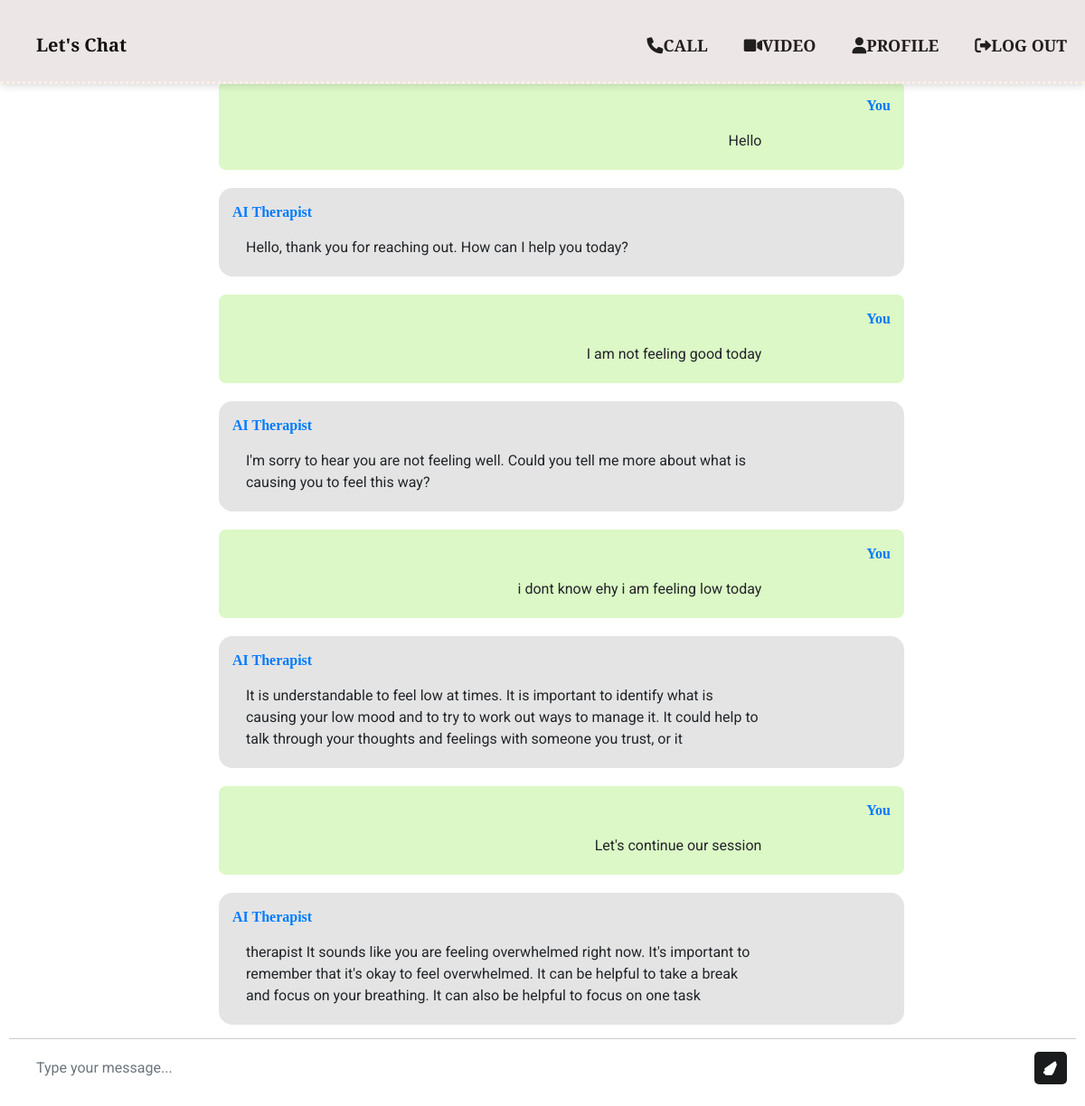
The app's page / (signed in) with its own data.
### chatapp/models.py (models this page shows, shortened)
class Chat(models.Model):
    user = models.ForeignKey(CustomUser, on_delete=models.CASCADE)
    message = models.TextField()
    response = models.TextField()
    created_at = models.DateTimeField(auto_now_add=True)

### chatapp/views.py (the view)
# urls.py: path('', views.main, name='main'),
@login_required(login_url='login')
def main(request):
    chats = Chat.objects.filter(user=request.user)
    if request.method == 'POST':
        message = request.POST.get('message')
        response = ask_openai(message)
        chat = Chat.objects.create(user=request.user, message=message, response=response, created_at=timezone.now())
        chat.save()
        return JsonResponse({'message': message, 'response':response})
    return render(request, 'chat.html',{'chats':chats, 'user':request.user })

### templates/chat.html (shortened to what this page needs)
{% extends 'base.html' %}
{% block content %}
<div class="chat-container">
  <div class="chat-card">
      <div class="chat-header">
          <div class="chat-title">Let's Chat</div>
          <div class="navigation-menu">
            <a href="#" class="navigation-option" onclick="unavail()"><i class="fas fa-phone"></i>CALL</a>
            <a href="#" class="navigation-option" onclick="unavail()"><i class="fas fa-video"></i>VIDEO</a>
            <a href="profile" class="navigation-option"><i class="fas fa-user"></i>PROFILE</a>
            <a href="logout" class="navigation-option"><i class="fas fa-sign-out-alt"></i>LOG OUT</a>
          </div>
      </div>
      <div class="chat-body">
        <ul class="messages-stack">
          {% for chat in chats %}
            {% if chat.user == request.user %}
              <li class="message user-message">
                  <div class="message-sender">
                    <b>You</b>
                  </div>
                  <div class="message-content">
                    {{chat.message}}
                  </div>
              </li>
              <li class="message bot-message">
                <div class="message-sender">
                  <b>AI Therapist</b>
                </div>
                <div class="message-content">
                  {{chat.response}}
                </div>
              </li>
            {% endif %}
          {% endfor %}
        </ul>
      </div>
  </div>
  <div class="chat-footer">
      <form class="message-form">
          <div class="message-input-container">
              <input type="text" class="form-control message-input" placeholder="Type your message...">
              <div class="send-icon" >
              </div>
          </div>
      </form>
  </div>
</div>
{% endblock %}

### templates/chat.html (style rules this page uses)
body, html { height: 100%; margin: 0; font-family: 'Cinzel', serif; }
.chat-container { height: 100%; width: 66.67%; display: flex; flex-direction: column; justify-content: flex-start; align-items: center; margin: 0 auto; }
.chat-card { width: 100%; border-radius: 10px; display: flex; flex-direction: column; padding-top: 10px; margin-top: 10px; overflow-y: auto; max-height: calc(100% - 80px); }
.chat-header { display: flex; width: 100%; justify-content: space-between; align-items: center; color: #131212; font-weight: bold; }
.chat-header { position: absolute; margin-left: 20px; padding-left: 30px; padding-top: 25px; padding-bottom: 15px; right: 0; top: 0; border-bottom: linen; }
.chat-title { font-size: 20px; margin: 10px; }
.chat-body { flex: 1; overflow-y: auto; padding-top: 40px; margin-top: 30px; }
.message { margin-bottom: 20px; display: flow-root; }
.message-sender { font-family: 'Volkhorn', serif; padding: 5px; font-weight: bold; color: #007bff; }
.message-content { font-family: 'Roboto', sans-serif; border-radius: 8px; padding: 10px; word-wrap: break-word; width: 80%; margin-left: 10px; }
.user-message { align-self: flex-end; text-align: right; border-radius: 8px; background-color: #dcf8c6; padding: 10px; margin-left: 10px; }
.bot-message { align-self: flex-start; text-align: left; padding: 10px; background-color: #e4e4e4; margin-left: 10px; border-radius: 15px; }
.message-form { display: flex; justify-content: space-between; padding: 10px; background-color: #fff; border-top: 1px solid #ccc; }
.message-input-container { flex-grow: 2; display: flex; align-items: center; border: none; background-color: inherit; }
.message-input { font-family: 'Roboto', sans-serif; flex-grow: 1; border: none; padding: 10px; border-radius: 13px; background-color: inherit; margin-left: 10px; outline: none; }
.send-icon { background-color: #191b1c; color: #fff; border: none; cursor: pointer; border-radius: 5px; padding: 10px; display: flex; align-items: center; justify-content: center; margin-left: 10px; }
.chat-footer { position: absolute; bottom: 0; left: 0; width: 100%; background-color: inherit; padding: 10px; z-index: 2; border: none; }
.navigation-menu { display: flex; align-items: center; gap: 20px; }
.navigation-option { color: #211e1e; text-decoration: none; font-size: 18px; display: flex; padding-right: 20px; align-items: center; }

### records on screen
Chat: message "Hello", response "Hello, thank you for reaching out. How can I help you today?"
Chat: message "I am not feeling good today", response "I'm sorry to hear you are not feeling well. Could you tell me more about what is causing you to feel this way?"
Chat: message "i dont know ehy i am feeling low today", response "It is understandable to feel low at times. It is important to identify what is causing your low mood and to try to work out ways to manage it. It could help to talk through your thoughts and feelings with someone you trust, or it"
Chat: message "Let's continue our session", response "therapist It sounds like you are feeling overwhelmed right now. It's important to remember that it's okay to feel overwhelmed. It can be helpful to take a break and focus on your breathing. It can also be helpful to focus on one task"
